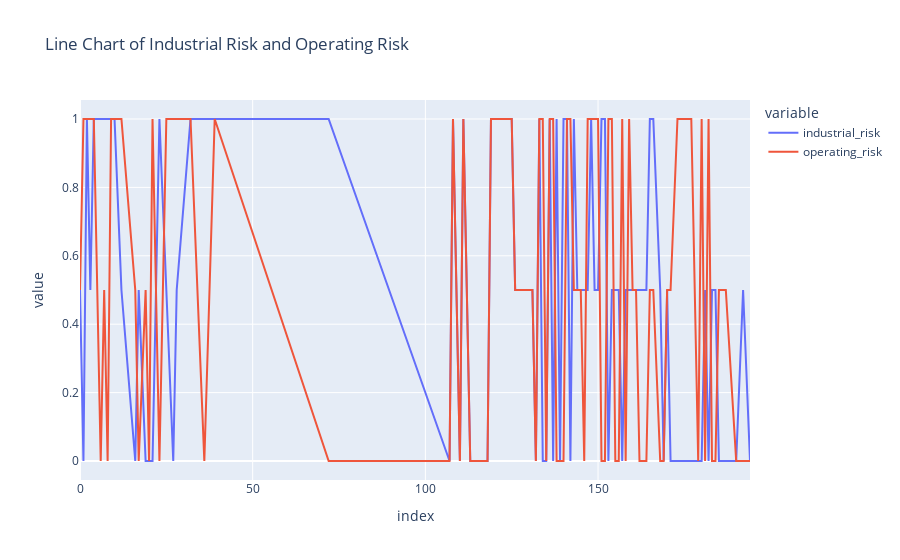

Notebook code for this chart:
### Code cell
# Chart 5: Line chart of industrial_risk and operating_risk
fig5 = px.line(data, x=data.index, y=['industrial_risk', 'operating_risk'], 
               title="Line Chart of Industrial Risk and Operating Risk")
fig5.show()

### Figure 1 — Plotly figure (JSON) as saved in the notebook; plotly's stock layout.template omitted (floating-point values rounded to 4 significant figures)
{"data": [{"hovertemplate": "variable=industrial_risk<br>index=%{x}<br>value=%{y}<extra></extra>", "legendgroup": "industrial_risk", "line": {"color": "#636efa", "dash": "solid"}, "marker": {"symbol": "circle"}, "mode": "lines", "name": "industrial_risk", "orientation": "v", "showlegend": true, "type": "scatter", "x": [0, 1, 2, 3, 4, 5, 6, 7, 8, 9, 10, 12, 16, 17, 19, 20, 21, 23, 25, 27, 28, 32, 36, 39, 72, 107, 108, 109, 110, 111, 112, 113, 114, 115, 116, 117, 118, 119, 120, 121, 123, 124, 125, 126, 127, 128, 129, 130, 131, 132, 133, 134, 135, 136, 137, 138, 139, 140, 141, 142, 143, 144, 145, 146, 147, 148, 149, 150, 151, 152, 153, 154, 155, 156, 157, 158, 159, 160, 161, 162, 163, 164, 165, 166, 168, 169, 170, 171, 173, 174, 175, 177, 179, 180, 181, 182, 183, 184, 185, 187, 190, 192, 194], "xaxis": "x", "y": [0.5, 0, 1, 0.5, 1, 1, 1, 1, 1, 1, 1, 0.5, 0, 0.5, 0, 0, 0, 1, 0.5, 0, 0.5, 1, 1, 1, 1, 0, 1, 0.5, 0, 1, 0.5, 0, 0, 0, 0, 0, 0, 1, 1, 1, 1, 1, 1, 0.5, 0.5, 0.5, 0.5, 0.5, 0.5, 0, 1, 0, 0, 1, 0, 1, 0, 1, 1, 0, 1, 0.5, 0.5, 0.5, 0.5, 1, 0.5, 0.5, 1, 1, 0, 0.5, 0.5, 0.5, 0, 0.5, 0.5, 0.5, 0.5, 0.5, 0.5, 0.5, 1, 1, 0.5, 0, 0.5, 0, 0, 0, 0, 0, 0, 0, 0.5, 0, 0.5, 0.5, 0, 0, 0, 0.5, 0], "yaxis": "y"}, {"hovertemplate": "variable=operating_risk<br>index=%{x}<br>value=%{y}<extra></extra>", "legendgroup": "operating_risk", "line": {"color": "#EF553B", "dash": "solid"}, "marker": {"symbol": "circle"}, "mode": "lines", "name": "operating_risk", "orientation": "v", "showlegend": true, "type": "scatter", "x": [0, 1, 2, 3, 4, 5, 6, 7, 8, 9, 10, 12, 16, 17, 19, 20, 21, 23, 25, 27, 28, 32, 36, 39, 72, 107, 108, 109, 110, 111, 112, 113, 114, 115, 116, 117, 118, 119, 120, 121, 123, 124, 125, 126, 127, 128, 129, 130, 131, 132, 133, 134, 135, 136, 137, 138, 139, 140, 141, 142, 143, 144, 145, 146, 147, 148, 149, 150, 151, 152, 153, 154, 155, 156, 157, 158, 159, 160, 161, 162, 163, 164, 165, 166, 168, 169, 170, 171, 173, 174, 175, 177, 179, 180, 181, 182, 183, 184, 185, 187, 190, 192, 194], "xaxis": "x", "y": [0.5, 1, 1, 1, 1, 0.5, 0, 0.5, 0, 1, 1, 1, 0.5, 0, 0.5, 0, 1, 0, 1, 1, 1, 1, 0, 1, 0, 0, 1, 0.5, 0, 1, 0.5, 0, 0, 0, 0, 0, 0, 1, 1, 1, 1, 1, 1, 0.5, 0.5, 0.5, 0.5, 0.5, 0.5, 0, 1, 1, 0, 1, 1, 0, 0, 0, 1, 1, 0.5, 0.5, 0.5, 0, 1, 1, 1, 1, 0, 0, 1, 1, 0, 0, 1, 0, 1, 0.5, 0.5, 0, 0, 0, 0.5, 0.5, 0, 0, 0.5, 0.5, 1, 1, 1, 1, 0, 1, 0, 1, 0, 0, 0.5, 0.5, 0, 0, 0], "yaxis": "y"}], "layout": {"legend": {"title": {"text": "variable"}, "tracegroupgap": 0}, "title": {"text": "Line Chart of Industrial Risk and Operating Risk"}, "xaxis": {"anchor": "y", "domain": [0, 1], "title": {"text": "index"}}, "yaxis": {"anchor": "x", "domain": [0, 1], "title": {"text": "value"}}}}
